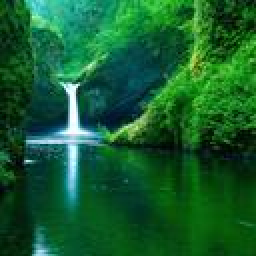
%> input picture test/decoded/img1-T0/img.jpg, 128 x 128 px (shown 2 times larger)
$ octave rgb_decomposer.m   (GNU Octave 9; MATLAB toolbox functions it lacks are replaced by stand-ins)
%> lines starting %> are read from the running program, lines starting %| are printed output that depends on the picture
close all
clear all
clc

root = '..\test\original\';

for i = 1:3
    imgp = strcat(root, 'img', num2str(i), '\img.jpg');
    rp = strcat(root, 'img', num2str(i), '\R.txt');
    gp = strcat(root, 'img', num2str(i), '\G.txt');
    bp = strcat(root, 'img', num2str(i), '\B.txt');
    coep = strcat(root, 'img', num2str(i), '\RGB.coe');

    x = imread(imgp);
%> x is the input picture: size 128x128x3 uint8; mean R, G, B 20.7, 93.5, 46
    r = x(:,:,1);
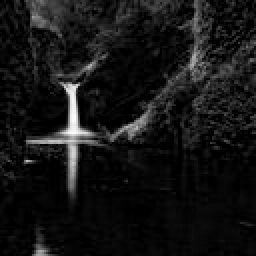
%> r: size 128x128 uint8 (shown 2 times larger); min 0, max 252, mean 20.7
    g = x(:,:,2);
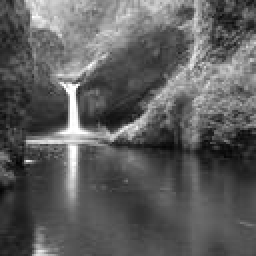
%> g: size 128x128 uint8 (shown 2 times larger); min 2, max 255, mean 93.5
    b = x(:,:,3);
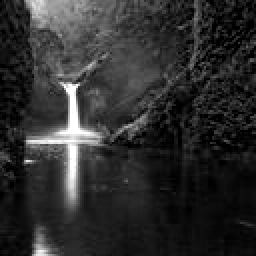
%> b: size 128x128 uint8 (shown 2 times larger); min 0, max 255, mean 46

    dlmwrite(rp, r);
    dlmwrite(gp, g);
    dlmwrite(bp, b);

    coef = fopen(coep, 'w');
    fprintf(coef, 'memory_initialization_radix = 10;\nmemory_initialization_vector =\n');
    fclose(coef);

    dlmwrite(coep, r, '-append', 'delimiter', ' ', 'roffset', 2);
    dlmwrite(coep, g, '-append', 'delimiter', ' ', 'roffset', 2);
    dlmwrite(coep, b, '-append', 'delimiter', ' ', 'roffset', 2);

    coef = fopen(coep, 'a');
    fprintf(coef, ';');
    fclose(coef);
end
